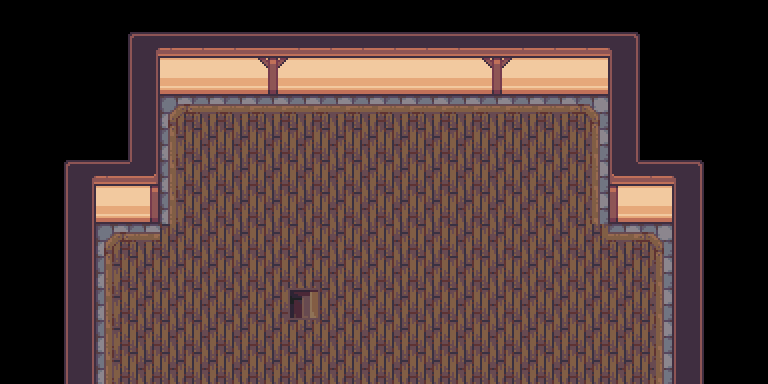

A level layout from a 2D game, rendered from its tile map. Below: a short description, then the map file with tile-grid data replaced by summaries:
An orthogonal 24x12 tile map with 32x32 px tiles, 4 tile layers (Tile Layer 1, Tile Layer 2, Tile Layer 3, Above Player), 3 tilesets and 9 objects (7x collision, 2x event).

<map version="1.10" tiledversion="1.11.0" orientation="orthogonal" renderorder="right-down" compressionlevel="0" width="24" height="12" tilewidth="32" tileheight="32" infinite="0" nextlayerid="7" nextobjectid="20">
 <properties>
  <property name="edges" value="clamped" />
  <property name="inside" type="bool" value="true" />
  <property name="map_type" value="dungeon" />
  <property name="scenario" value="xero" />
  <property name="slug" value="dojo3" />
 </properties>
 <tileset firstgid="1" source="../gfx/tilesets/core_indoor_floors.tsx" />
 <tileset firstgid="3865" source="../gfx/tilesets/core_indoor_stairs.tsx" />
 <tileset firstgid="6835" source="../gfx/tilesets/core_indoor_walls.tsx" />
 <layer id="1" name="Tile Layer 1" width="24" height="12">
  <data>[288 cells, 81 non-empty, 8 distinct tile ids]</data>
 </layer>
 <layer id="2" name="Tile Layer 2" width="24" height="12">
  <data>[288 cells, 169 non-empty, 15 distinct tile ids]</data>
 </layer>
 <layer id="3" name="Tile Layer 3" width="24" height="12">
  <data>[288 cells, 0 non-empty, 0 distinct tile ids]</data>
 </layer>
 <layer id="4" name="Above Player" width="24" height="12">
  <data>[288 cells, 0 non-empty, 0 distinct tile ids]</data>
 </layer>
 <objectgroup color="#ffff00" id="4" name="Events">
  <object id="9" name="Play Music" type="event" x="0" y="32" width="32" height="32">
   <properties>
    <property name="act10" value="play_music music_dojo_theme" />
    <property name="cond10" value="not music_playing music_dojo_theme" />
   </properties>
  </object>
  <object id="10" name="Teleport to Lower Floor" type="event" x="288" y="288" width="32" height="32">
   <properties>
    <property name="act10" value="transition_teleport player,dojo2.tmx,13,9,0.3" />
    <property name="act20" value="char_face player,left" />
    <property name="cond10" value="is char_at player" />
    <property name="cond20" value="is char_facing player,left" />
   </properties>
  </object>
 </objectgroup>
 <objectgroup color="#ff0000" id="5" name="Collisions">
  <object id="1" type="collision" x="64" y="160" width="32" height="224" />
  <object id="2" type="collision" x="96" y="160" width="64" height="64" />
  <object id="3" type="collision" x="128" y="32" width="32" height="128" />
  <object id="4" type="collision" x="160" y="32" width="448" height="64" />
  <object id="5" type="collision" x="608" y="32" width="32" height="128" />
  <object id="6" type="collision" x="608" y="160" width="64" height="64" />
  <object id="7" type="collision" x="672" y="160" width="32" height="224" />
 </objectgroup>
</map>
